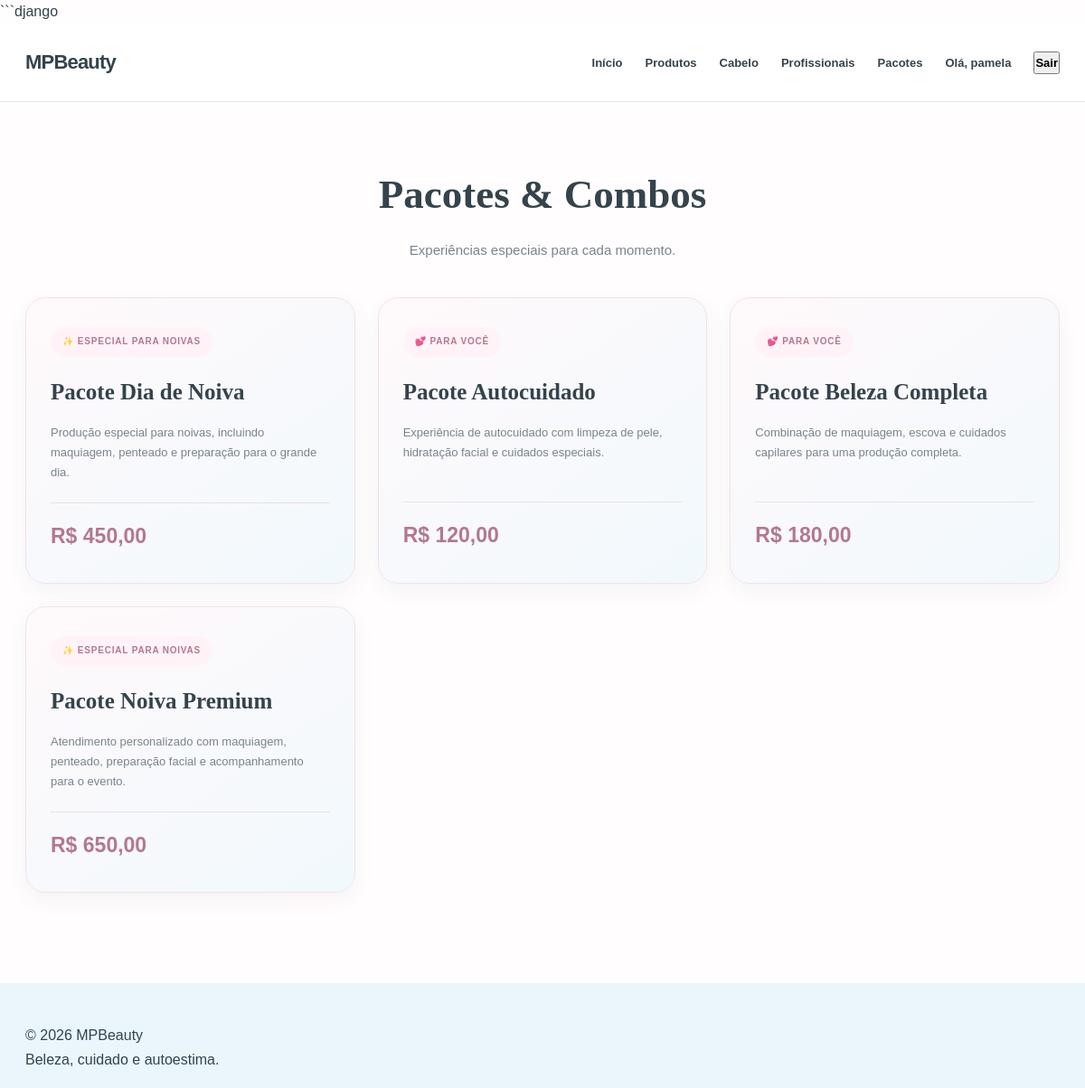
/pacotes/ (signed in), run on the app's committed database.
### beauty/models.py (models this page shows, shortened)
class Package(models.Model):
    PACKAGE_TYPES = [
        ('client', 'Cliente'),
        ('bride', 'Noiva'),
    ]
    name = models.CharField(max_length=100)
    description = models.TextField()
    package_type = models.CharField(
        max_length=10,
        choices=PACKAGE_TYPES
    )
    price = models.DecimalField(
        max_digits=8,
        decimal_places=2
    )
    active = models.BooleanField(default=True)

### beauty/views.py (the view)
# urls.py: path("pacotes/", views.pacotes, name="pacotes"),
def pacotes(request):
    lista = Package.objects.filter(active=True)
    return render(request, "beauty/pacotes.html", {
        "pacotes": lista,
    })

### beauty/templates/beauty/pacotes.html (shortened to what this page needs)
{% extends 'beauty/base.html' %}
{% block content %}
<section class="secao">
    <h1>Pacotes & Combos</h1>
    <p>
        Experiências especiais para cada momento.
    </p>
    <div class="cartoes">
        {% for pacote in pacotes %}
            <article class="cartao">
                {% if pacote.package_type == 'bride' %}
                    <span>
                        ✨ ESPECIAL PARA NOIVAS
                    </span>
                {% else %}
                    <span>
                        💕 PARA VOCÊ
                    </span>
                {% endif %}
                <h2>{{ pacote.name }}</h2>
                <p>{{ pacote.description }}</p>
                <strong>
                    R$ {{ pacote.price }}
                </strong>
            </article>
        {% empty %}
            <p>Nenhum pacote cadastrado no momento.</p>
        {% endfor %}
    </div>
</section>
{% endblock %}

### beauty/templates/beauty/base.html (shortened to what this page needs)
{% load static %}
<!DOCTYPE html>
<html lang="pt-br">
<head>
    <link rel="stylesheet" href="{% static 'beauty/css/style.css' %}">
</head>
<body>
    <header class="site-header">
        <div class="header-inner">
            <a href="{% url 'inicio' %}" class="logo">
                MPBeauty
            </a>
            <nav class="main-nav">
                <a href="{% url 'inicio' %}">Início</a>
                <a href="{% url 'produtos' %}">Produtos</a>
                <a href="{% url 'produtos' %}?category=cabelo">Cabelo</a>
                <a href="{% url 'profissionais' %}">Profissionais</a>
                <a href="{% url 'pacotes' %}">Pacotes</a>
                {% if user.is_authenticated %}
                    <span>Olá, {{ user.username }}</span>
                    <form method="post" action="{% url 'logout' %}">
                        <button type="submit">Sair</button>
                    </form>
                {% else %}
                    <a href="{% url 'login' %}">Entrar</a>
                    <a href="{% url 'cadastro' %}">Criar conta</a>
                {% endif %}
            </nav>
        </div>
    </header>
    <main>
        {% block content %}
        {% endblock %}
    </main>
    <footer class="site-footer">
        <p>© 2026 MPBeauty</p>
        <p>Beleza, cuidado e autoestima.</p>
    </footer>
</body>
</html>

### beauty/static/beauty/css/style.css (style rules this page uses)
:root { --blue: #c9eafa; --blue-deep: #8fcce8; --blue-soft: #edf8fd; --pink: #f5d3e1; --pink-deep: #d98eae; --pink-soft: #fff3f7; --ink: #34434c; --muted: #78858c; --white: #ffffff; --line: #e9e7e8; --shadow: 0 16px 45px rgba(68, 91, 105, .09); --radius: 20px; }
* { box-sizing: border-box; margin: 0; padding: 0; }
html { scroll-behavior: smooth; }
body { font-family: "DM Sans", Arial, sans-serif; color: var(--ink); background: #fffdfd; line-height: 1.65; }
a { color: inherit; text-decoration: none; }
button, input, textarea, select { font: inherit; }
.site-header { position: sticky; top: 0; z-index: 50; background: rgba(255,255,255,.94); backdrop-filter: blur(14px); border-bottom: 1px solid rgba(220,225,228,.75); }
.header-inner { max-width: 1200px; min-height: 86px; margin: auto; padding: 12px 28px; display: flex; align-items: center; justify-content: space-between; gap: 28px; }
.logo { display: flex; align-items: center; gap: 10px; font-weight: 700; font-size: 22px; line-height: 1.1; letter-spacing: -.8px; }
.main-nav { display: flex; align-items: center; gap: 25px; font-size: 13px; font-weight: 600; }
main { min-height: 65vh; }
.site-footer { margin-top: 35px; padding: 45px 28px 18px; background: #eaf6fb; }
.secao { max-width: 1200px; margin: 0 auto; padding: 65px 28px; }
.secao > h1 { font-family: "Playfair Display", Georgia, serif; font-size: clamp(32px, 4vw, 45px); color: var(--ink); text-align: center; margin-bottom: 12px; }
.secao > p { color: var(--muted); text-align: center; margin-bottom: 40px; font-size: 15px; }
.cartoes { display: grid; grid-template-columns: repeat(3, minmax(0, 1fr)); gap: 25px; }
.cartao { padding: 32px 27px; border: 1px solid #f1e3e9; border-radius: 22px; background: linear-gradient( 145deg, #fff9fb, #f1f9fd ); box-shadow: 0 8px 25px rgba(68, 91, 105, .06); transition: transform .3s, box-shadow .3s; }
.cartao span { display: inline-block; padding: 8px 13px; margin-bottom: 18px; border-radius: 25px; background: var(--pink-soft); color: #b47793; font-size: 10px; font-weight: 700; letter-spacing: .8px; }
.cartao h2 { margin-bottom: 14px; font-family: "Playfair Display", Georgia, serif; font-size: 25px; color: var(--ink); }
.cartao p { min-height: 65px; color: var(--muted); font-size: 13px; line-height: 1.7; }
.cartao strong { display: block; margin-top: 22px; padding-top: 18px; border-top: 1px solid #eadfe4; color: #b47793; font-size: 23px; }

### data on the page
Package: package_type "✨ ESPECIAL PARA NOIVAS", name "Pacote Dia de Noiva", description "Produção especial para noivas, incluindo maquiagem, penteado e preparação para o grande dia.", price "450,00"
Package: package_type "💕 PARA VOCÊ", name "Pacote Autocuidado", description "Experiência de autocuidado com limpeza de pele, hidratação facial e cuidados especiais.", price "120,00"
Package: package_type "💕 PARA VOCÊ", name "Pacote Beleza Completa", description "Combinação de maquiagem, escova e cuidados capilares para uma produção completa.", price "180,00"
Package: package_type "✨ ESPECIAL PARA NOIVAS", name "Pacote Noiva Premium", description "Atendimento personalizado com maquiagem, penteado, preparação facial e acompanhamento para o evento.", price "650,00"

### other printed values
{{ user.username }} "pamela"
